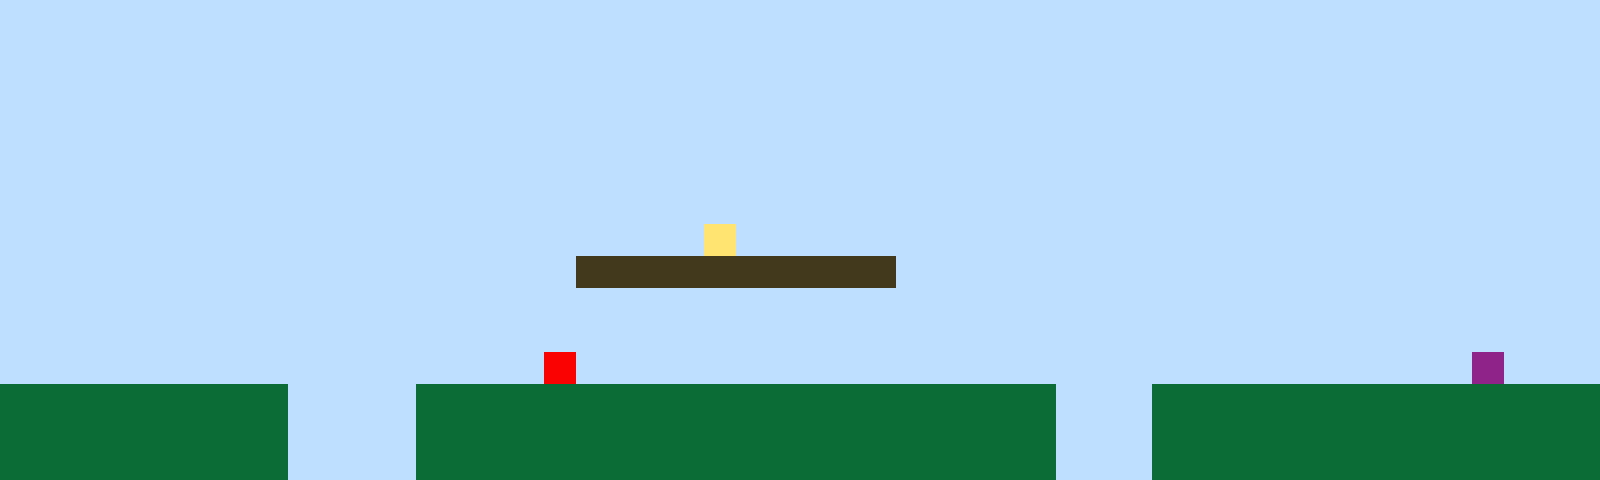

A level layout from a 2D game, rendered from its tile map. Below: a short description, then the map file with its tile-grid data intact:
An orthogonal 50x15 tile map with 32x32 px tiles, 1 tile layer (Tile Layer 1).

<map version="1.10" tiledversion="1.11.2" orientation="orthogonal" renderorder="right-up" width="50" height="15" tilewidth="32" tileheight="32" infinite="0" nextlayerid="2" nextobjectid="1"><editorsettings><export target="map1.csv" format="csv" /></editorsettings><tileset firstgid="1" name="sprites" tilewidth="32" tileheight="32" tilecount="6" columns="3"><image source="sprites.png" width="96" height="64" /></tileset><layer id="1" name="Tile Layer 1" width="50" height="15"><data encoding="csv">1,1,1,1,1,1,1,1,1,1,1,1,1,1,1,1,1,1,1,1,1,1,1,1,1,1,1,1,1,1,1,1,1,1,1,1,1,1,1,1,1,1,1,1,1,1,1,1,1,1,1,1,1,1,1,1,1,1,1,1,1,1,1,1,1,1,1,1,1,1,1,1,1,1,1,1,1,1,1,1,1,1,1,1,1,1,1,1,1,1,1,1,1,1,1,1,1,1,1,1,1,1,1,1,1,1,1,1,1,1,1,1,1,1,1,1,1,1,1,1,1,1,1,1,1,1,1,1,1,1,1,1,1,1,1,1,1,1,1,1,1,1,1,1,1,1,1,1,1,1,1,1,1,1,1,1,1,1,1,1,1,1,1,1,1,1,1,1,1,1,1,1,1,1,1,1,1,1,1,1,1,1,1,1,1,1,1,1,1,1,1,1,1,1,1,1,1,1,1,1,1,1,1,1,1,1,1,1,1,1,1,1,1,1,1,1,1,1,1,1,1,1,1,1,1,1,1,1,1,1,1,1,1,1,1,1,1,1,1,1,1,1,1,1,1,1,1,1,1,1,1,1,1,1,1,1,1,1,1,1,1,1,1,1,1,1,1,1,1,1,1,1,1,1,1,1,1,1,1,1,1,1,1,1,1,1,1,1,1,1,1,1,1,1,1,1,1,1,1,1,1,1,1,1,1,1,1,1,1,1,1,1,1,1,1,1,1,1,1,1,1,1,1,1,1,1,1,1,1,1,1,1,1,1,1,1,1,1,1,1,1,1,1,1,1,1,1,1,1,1,1,1,1,1,1,1,1,1,1,1,1,1,1,1,1,1,1,1,1,1,1,1,4,1,1,1,1,1,1,1,1,1,1,1,1,1,1,1,1,1,1,1,1,1,1,1,1,1,1,1,1,1,1,1,1,1,1,1,1,1,1,1,1,1,1,1,1,1,3,3,3,3,3,3,3,3,3,3,1,1,1,1,1,1,1,1,1,1,1,1,1,1,1,1,1,1,1,1,1,1,1,1,1,1,1,1,1,1,1,1,1,1,1,1,1,1,1,1,1,1,1,1,1,1,1,1,1,1,1,1,1,1,1,1,1,1,1,1,1,1,1,1,1,1,1,1,1,1,1,1,1,1,1,1,1,1,1,1,1,1,1,1,1,1,1,1,1,1,1,1,1,1,1,1,1,1,1,1,1,1,1,1,1,1,1,1,1,1,1,1,1,1,1,1,1,1,1,1,1,1,1,1,1,1,1,1,1,1,1,1,1,1,1,1,1,1,1,5,1,1,1,1,1,1,1,1,1,1,1,1,1,1,1,1,1,1,1,1,1,1,1,1,1,1,1,1,6,1,1,1,2,2,2,2,2,2,2,2,2,1,1,1,1,2,2,2,2,2,2,2,2,2,2,2,2,2,2,2,2,2,2,2,2,1,1,1,2,2,2,2,2,2,2,2,2,2,2,2,2,2,2,2,2,2,2,2,2,2,2,1,1,1,1,2,2,2,2,2,2,2,2,2,2,2,2,2,2,2,2,2,2,2,2,1,1,1,2,2,2,2,2,2,2,2,2,2,2,2,2,2,2,2,2,2,2,2,2,2,2,1,1,1,1,2,2,2,2,2,2,2,2,2,2,2,2,2,2,2,2,2,2,2,2,1,1,1,2,2,2,2,2,2,2,2,2,2,2,2,2,2</data></layer></map>
